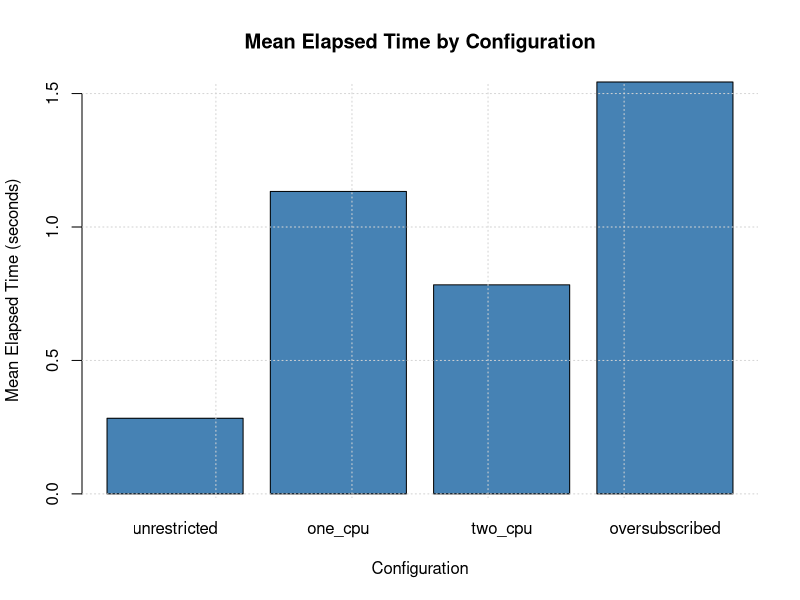
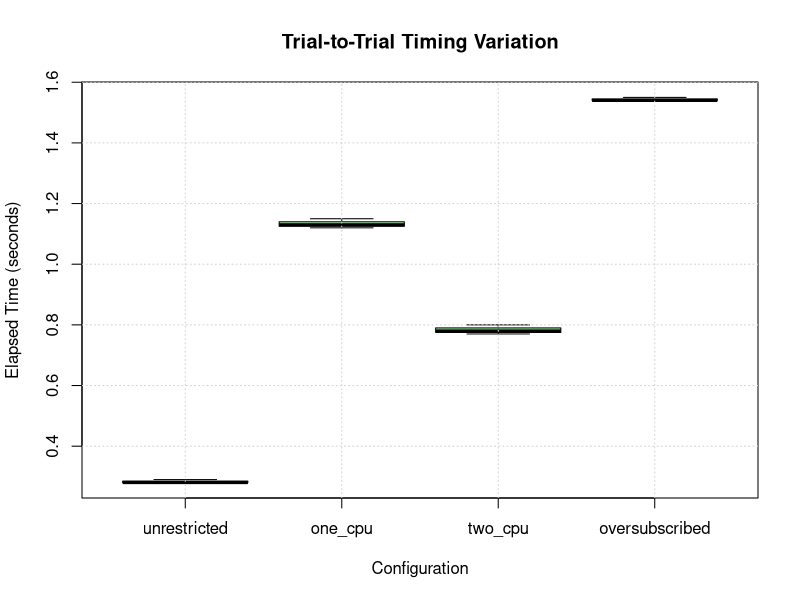
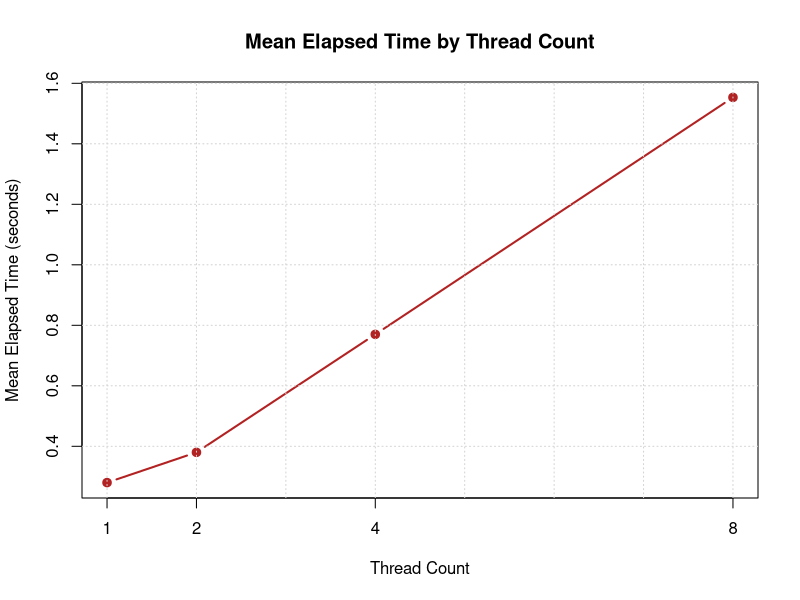

These charts were generated, in order, by the following R code:
# Read timing data
data <- read.csv("timing.csv", strip.white = TRUE)

dir.create("graphs", showWarnings = FALSE)

common_order <- c(
    "unrestricted",
    "one_cpu",
    "two_cpu",
    "oversubscribed"
)

common <- subset(data, configuration %in% common_order)
common$configuration <- factor(
    common$configuration,
    levels = common_order
)

# -----------------------------
# Graph 1: Common configurations
# -----------------------------

common_summary <- aggregate(
    elapsed ~ configuration,
    data = common,
    FUN = mean
)

png("graphs/graph1.png", width = 900, height = 600)

barplot(
    common_summary$elapsed,
    names.arg = common_summary$configuration,
    col = "steelblue",
    ylab = "Mean Elapsed Time (seconds)",
    xlab = "Configuration",
    main = "Mean Elapsed Time by Configuration"
)

grid()

dev.off()

# -----------------------------
# Graph 2: Trial-to-trial variation
# -----------------------------

png("graphs/graph2.png", width = 900, height = 600)

boxplot(
    elapsed ~ configuration,
    data = common,
    col = "lightgreen",
    xlab = "Configuration",
    ylab = "Elapsed Time (seconds)",
    main = "Trial-to-Trial Timing Variation",
    outline = TRUE
)

grid()

dev.off()

# -----------------------------
# Graph 3: Thread-count extension
# -----------------------------

extension <- subset(
    data,
    grepl("^extension_threads_", configuration)
)

extension_summary <- aggregate(
    elapsed ~ threads,
    data = extension,
    FUN = mean
)

extension_summary <- extension_summary[
    order(extension_summary$threads),
]

print(common_summary)
print(extension_summary)

png("graphs/graph3.png", width = 900, height = 600)

plot(
    extension_summary$threads,
    extension_summary$elapsed,
    type = "b",
    pch = 19,
    lwd = 2,
    col = "firebrick",
    xlab = "Thread Count",
    ylab = "Mean Elapsed Time (seconds)",
    main = "Mean Elapsed Time by Thread Count",
    xaxt = "n"
)

axis(
    1,
    at = extension_summary$threads,
    labels = extension_summary$threads
)

grid()

dev.off()
